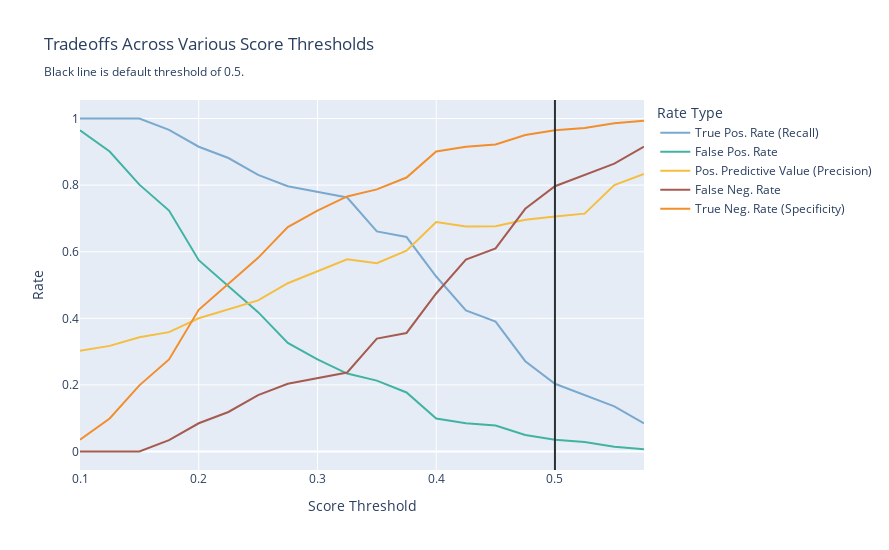

The notebook cell this image was saved under:
### Code cell
fig = evaluator.plot_threshold_curves(score_threshold_range=(0.1, 0.6),
                                      return_plotly=True)
fig.show()

### Figure 1 — Plotly figure (JSON) as saved in the notebook; plotly's stock layout.template omitted (floating-point values rounded to 4 significant figures)
{"data": [{"hovertemplate": "Rate Type=True Pos. Rate (Recall)<br>Score Threshold=%{x}<br>Rate=%{y}<extra></extra>", "legendgroup": "True Pos. Rate (Recall)", "line": {"color": "#7AA9CF", "dash": "solid"}, "marker": {"symbol": "circle"}, "mode": "lines", "name": "True Pos. Rate (Recall)", "orientation": "v", "showlegend": true, "type": "scatter", "x": [0.1, 0.125, 0.15, 0.175, 0.2, 0.225, 0.25, 0.275, 0.3, 0.325, 0.35, 0.375, 0.4, 0.425, 0.45, 0.475, 0.5, 0.525, 0.55, 0.575], "xaxis": "x", "y": [1, 1, 1, 0.9661, 0.9153, 0.8814, 0.8305, 0.7966, 0.7797, 0.7627, 0.661, 0.6441, 0.5254, 0.4237, 0.3898, 0.2712, 0.2034, 0.1695, 0.1356, 0.08475], "yaxis": "y"}, {"hovertemplate": "Rate Type=False Pos. Rate<br>Score Threshold=%{x}<br>Rate=%{y}<extra></extra>", "legendgroup": "False Pos. Rate", "line": {"color": "#41B3A3", "dash": "solid"}, "marker": {"symbol": "circle"}, "mode": "lines", "name": "False Pos. Rate", "orientation": "v", "showlegend": true, "type": "scatter", "x": [0.1, 0.125, 0.15, 0.175, 0.2, 0.225, 0.25, 0.275, 0.3, 0.325, 0.35, 0.375, 0.4, 0.425, 0.45, 0.475, 0.5, 0.525, 0.55, 0.575], "xaxis": "x", "y": [0.9645, 0.9007, 0.8014, 0.7234, 0.5745, 0.4965, 0.4184, 0.3262, 0.2766, 0.234, 0.2128, 0.1773, 0.09929, 0.08511, 0.07801, 0.04965, 0.03546, 0.02837, 0.01418, 0.007092], "yaxis": "y"}, {"hovertemplate": "Rate Type=Pos. Predictive Value (Precision)<br>Score Threshold=%{x}<br>Rate=%{y}<extra></extra>", "legendgroup": "Pos. Predictive Value (Precision)", "line": {"color": "#F5BE41", "dash": "solid"}, "marker": {"symbol": "circle"}, "mode": "lines", "name": "Pos. Predictive Value (Precision)", "orientation": "v", "showlegend": true, "type": "scatter", "x": [0.1, 0.125, 0.15, 0.175, 0.2, 0.225, 0.25, 0.275, 0.3, 0.325, 0.35, 0.375, 0.4, 0.425, 0.45, 0.475, 0.5, 0.525, 0.55, 0.575], "xaxis": "x", "y": [0.3026, 0.3172, 0.343, 0.3585, 0.4, 0.4262, 0.4537, 0.5054, 0.5412, 0.5769, 0.5652, 0.6032, 0.6889, 0.6757, 0.6765, 0.6957, 0.7059, 0.7143, 0.8, 0.8333], "yaxis": "y"}, {"hovertemplate": "Rate Type=False Neg. Rate<br>Score Threshold=%{x}<br>Rate=%{y}<extra></extra>", "legendgroup": "False Neg. Rate", "line": {"color": "#A65B50", "dash": "solid"}, "marker": {"symbol": "circle"}, "mode": "lines", "name": "False Neg. Rate", "orientation": "v", "showlegend": true, "type": "scatter", "x": [0.1, 0.125, 0.15, 0.175, 0.2, 0.225, 0.25, 0.275, 0.3, 0.325, 0.35, 0.375, 0.4, 0.425, 0.45, 0.475, 0.5, 0.525, 0.55, 0.575], "xaxis": "x", "y": [0, 0, 0, 0.0339, 0.08475, 0.1186, 0.1695, 0.2034, 0.2203, 0.2373, 0.339, 0.3559, 0.4746, 0.5763, 0.6102, 0.7288, 0.7966, 0.8305, 0.8644, 0.9153], "yaxis": "y"}, {"hovertemplate": "Rate Type=True Neg. Rate (Specificity)<br>Score Threshold=%{x}<br>Rate=%{y}<extra></extra>", "legendgroup": "True Neg. Rate (Specificity)", "line": {"color": "#F28E2B", "dash": "solid"}, "marker": {"symbol": "circle"}, "mode": "lines", "name": "True Neg. Rate (Specificity)", "orientation": "v", "showlegend": true, "type": "scatter", "x": [0.1, 0.125, 0.15, 0.175, 0.2, 0.225, 0.25, 0.275, 0.3, 0.325, 0.35, 0.375, 0.4, 0.425, 0.45, 0.475, 0.5, 0.525, 0.55, 0.575], "xaxis": "x", "y": [0.03546, 0.09929, 0.1986, 0.2766, 0.4255, 0.5035, 0.5816, 0.6738, 0.7234, 0.766, 0.7872, 0.8227, 0.9007, 0.9149, 0.922, 0.9504, 0.9645, 0.9716, 0.9858, 0.9929], "yaxis": "y"}], "layout": {"height": 550, "legend": {"title": {"text": "Rate Type"}, "tracegroupgap": 0}, "shapes": [{"line": {"color": "#2A3132"}, "type": "line", "x0": 0.5, "x1": 0.5, "xref": "x", "y0": 0, "y1": 1, "yref": "y domain"}], "title": {"text": "Tradeoffs Across Various Score Thresholds<br><sub>Black line is default threshold of 0.5.</sub>"}, "width": 889.9, "xaxis": {"anchor": "y", "domain": [0, 1], "title": {"text": "Score Threshold"}}, "yaxis": {"anchor": "x", "domain": [0, 1], "title": {"text": "Rate"}}}}
